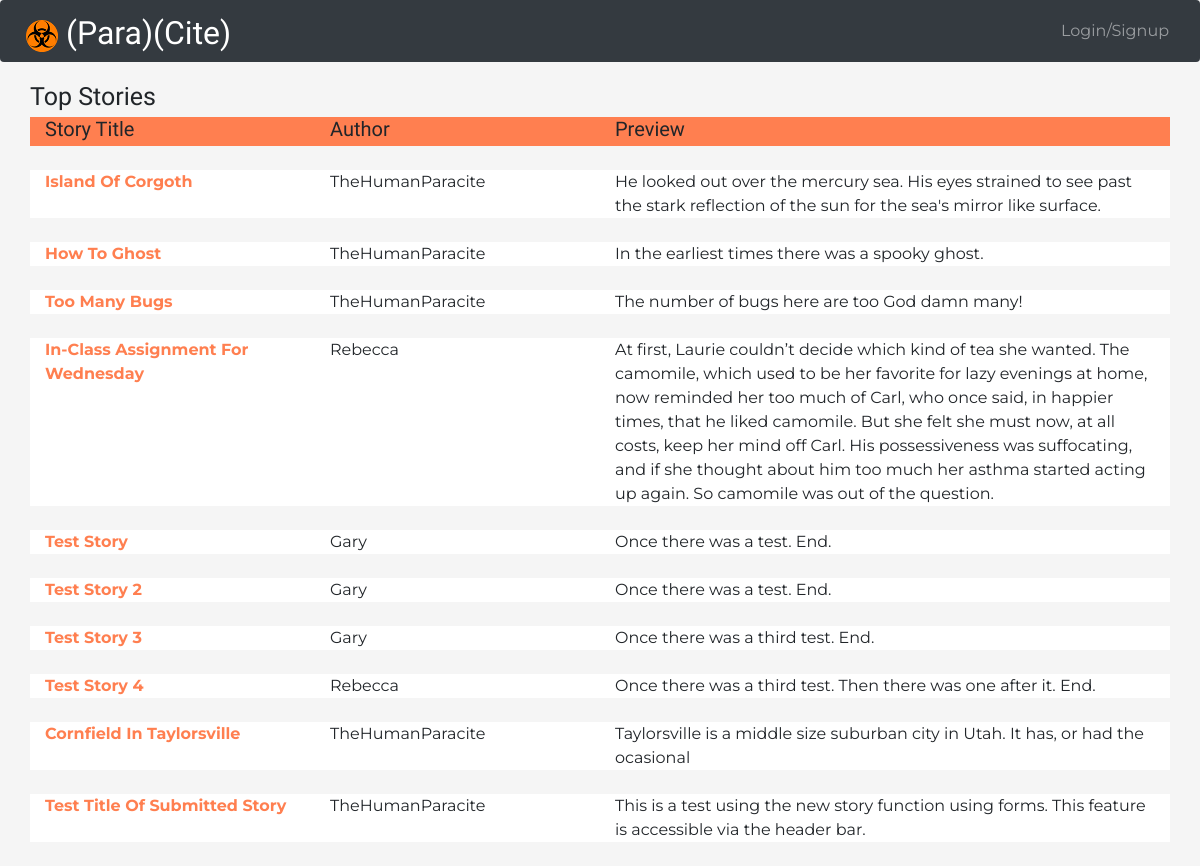
The page / on the database its author committed.
### cites/models.py (models this page shows, shortened)
class Story(models.Model):
    title = models.CharField(max_length=255)
    author = models.ForeignKey('paracite_profile.Profile',
                               on_delete=PROTECT)
    score = models.BigIntegerField(default=0)
    created_date = models.DateTimeField(auto_now_add=True)
    edited_date = models.DateTimeField(auto_now=True)
    objects = StoryManager()
    def get_absolute_url(self):
        return reverse('cites:detail_story', args=[id_to_url(self.id)])
    def first_para(self):
        return self.paragraph_set.get(level=0)
    class Meta:
        ordering = ['-score', 'created_date']

class Paragraph(models.Model):
    story = models.ForeignKey(Story, on_delete=CASCADE)
    author = models.ForeignKey('paracite_profile.Profile',
                               on_delete=PROTECT,
                               related_name='author')
    text = models.TextField(max_length=4095)
    score = models.IntegerField()
    level = models.IntegerField()
    voters = models.ManyToManyField('paracite_profile.Profile',
                                    through='VotingRecord',
                                    through_fields=('paragraph', 'profile'),
                                    related_name='voters')
    parent_paragraph = models.ForeignKey('self',
                                         on_delete=CASCADE,
                                         blank=True,
                                         null=True)
    created_date = models.DateTimeField(auto_now_add=True)
    edited_date = models.DateTimeField(auto_now=True)
    objects = ParagraphManager()
    class Meta:
        ordering = ['-score', 'created_date']

### paracite_profile/models.py (models this page shows)
class Profile(models.Model):
    user_name = models.CharField(unique=True, max_length=63)
    total_score = models.BigIntegerField(default=0)
    created_date = models.DateTimeField(auto_now_add=True)
    edited_date = models.DateTimeField(auto_now=True)
    def __str__(self):
        return self.user_name

### cites/views.py (the view)
# urls.py: path('', views.IndexView.as_view(), name='index'),
class IndexView(generic.ListView):
    template_name = 'cites/index.html'
    context_object_name = 'stories_previews'
    def get_queryset(self):
        return Story.objects.stories_previews()

### cites/converters.py (called while the page is built)
def id_to_url(primary_id):
    return base64.b32encode(
        (MakeURLSmall.MAX_STORIES - primary_id).to_bytes(5, 'little')
    ).decode('utf-8')

    def to_url(self, value):
        weird_url = self.expected_format.format(value)
        return weird_url

### cites/models.py (called while the page is built)
    def stories_previews(self, start=0, size=20):
        all_stories = self.all()[start:start + size]
        sp = [{'story': s, 'preview': s.first_para()} for s in all_stories]
        return sp

### cites/templates/cites/index.html (shortened to what this page needs)
{% extends 'base.html' %}
{% block content %}
    <div class="container">
        <div class="row">
            <h1>Top Stories</h1>
        </div>
        <div class="row bg-coral">
            <div class="col-lg-3 col-md-3 col-sm-3"><h2>Story Title</h2></div>
            <div class="col-lg-3 col-md-3 d-md-block d-sm-none d-none">
                <h2>Author</h2></div>
            <div class="col-lg-6 col-md-6 col-sm-9"><h2>Preview</h2></div>
        </div>
        <br>
        {% for story_preview in stories_previews %}
            <div class="row bg-white">
                <div class="col-lg-3 col-md-3 col-sm-3">
                    <a class="text-coral"
                       href="{{ story_preview.story.get_absolute_url }}">
                        <b>{{ story_preview.story.title|title }}</b>
                    </a>
                </div>
                <div class="col-lg-3 col-md-3 d-md-block d-sm-none d-none">
                    {{ story_preview.story.author }}
                </div>
                <div class="col-lg-6 col-md-6 col-sm-9">
                    {{ story_preview.preview.text }}
                </div>
            </div>
            <br>
        {% endfor %}
    </div>
{% endblock %}

### cites/static/css/cites.css (style rules this page uses)
body { font-family: 'Montserrat', sans-serif; background-color: whitesmoke; font-size: medium; }
h1, h2 { font-family: 'Neuton', serif; }
.bg-coral { background-color: coral; }
.text-coral { color: coral; }

### rows shown on the page
Story: story "Island Of Corgoth", story.author "TheHumanParacite", preview.text "He looked out over the mercury sea. His eyes strained to see past the stark reflection of the sun for the sea's mirror like surface."
Story: story "How To Ghost", story.author "TheHumanParacite", preview.text "In the earliest times there was a spooky ghost."
Story: story "Too Many Bugs", story.author "TheHumanParacite", preview.text "The number of bugs here are too God damn many!"
Story: story "In-Class Assignment For Wednesday", story.author "Rebecca", preview.text "At first, Laurie couldn’t decide which kind of tea she wanted. The camomile, which used to be her favorite for lazy evenings at home, now reminded her too much of Carl, who once said, in happier times, that he liked camomile. But she felt she must now, at all costs, keep her mind off Carl. His possessiveness was suffocating, and if she thought about him too much her asthma started acting up again. So camomile was out of the question."
Story: story "Test Story", story.author "Gary", preview.text "Once there was a test. End."
Story: story "Test Story 2", story.author "Gary", preview.text "Once there was a test. End."
Story: story "Test Story 3", story.author "Gary", preview.text "Once there was a third test. End."
Story: story "Test Story 4", story.author "Rebecca", preview.text "Once there was a third test. Then there was one after it. End."
Story: story "Cornfield In Taylorsville", story.author "TheHumanParacite", preview.text "Taylorsville is a middle size suburban city in Utah. It has, or had the ocasional"
Story: story "Test Title Of Submitted Story", story.author "TheHumanParacite", preview.text "This is a test using the new story function using forms. This feature is accessible via the header bar."
